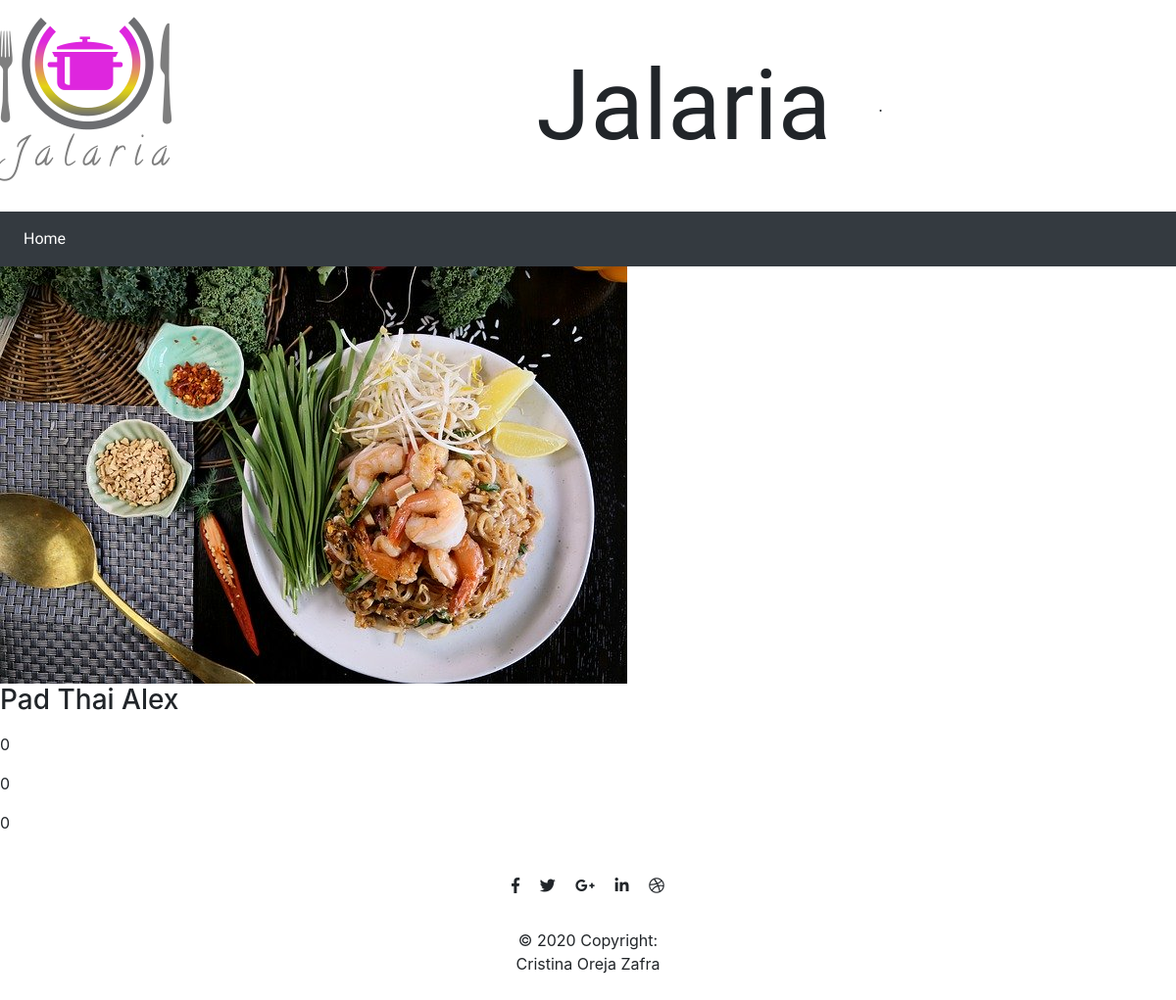
The app's page /restaurant.php?id=5 with its own data.
### tables this page shows
CREATE TABLE `Restaurantes` (
  `Id` int NOT NULL,
  `nombre` varchar(100) NOT NULL,
  `localidad` varchar(50) NOT NULL,
  `dicección` varchar(50) NOT NULL,
  `cp` int NOT NULL,
  `telf` varchar(20) NOT NULL,
  `precios` int NOT NULL,
  `valoracion` int NOT NULL,
  `email` varchar(50) NOT NULL,
  `web` varchar(50) NOT NULL,
  `horario` varchar(20) NOT NULL,
  `cocina` tinytext NOT NULL,
  `foto` varchar(50) NOT NULL
);

### www/back/restaurantb.php (called while the page is built)
<?php
require 'conexion.php';
if(isset($_GET['id'])){
    $id=$_GET['id'];
    $sql = "SELECT * FROM Restaurantes WHERE Id = '".$id."'";
    if($result = mysqli_query($conn, $sql)){
        if(mysqli_num_rows($result) > 0){
            $row = mysqli_fetch_array($result);
            $foto = "img/".$row['foto'];
        }
    }
}
?>

### www/restaurant.php (the view, shortened to what this page needs)
<?php require 'back/restaurantb.php';?>
<?php require 'componentes/header.php'?>
    <img src="<?php echo $foto ?>" alt="">
    <h3><?php echo $row['nombre']?></h3>
    <p><?php echo $row['cp']?></p>
    <p><?php echo $row['precios']?></p>
    <p><?php echo $row['valoracion']?></p>
<?php require 'componentes/footer.php'?>

### records on screen
restaurantes: foto (picture), nombre "Pad Thai Alex", cp "0", precios "0", valoracion "0"
